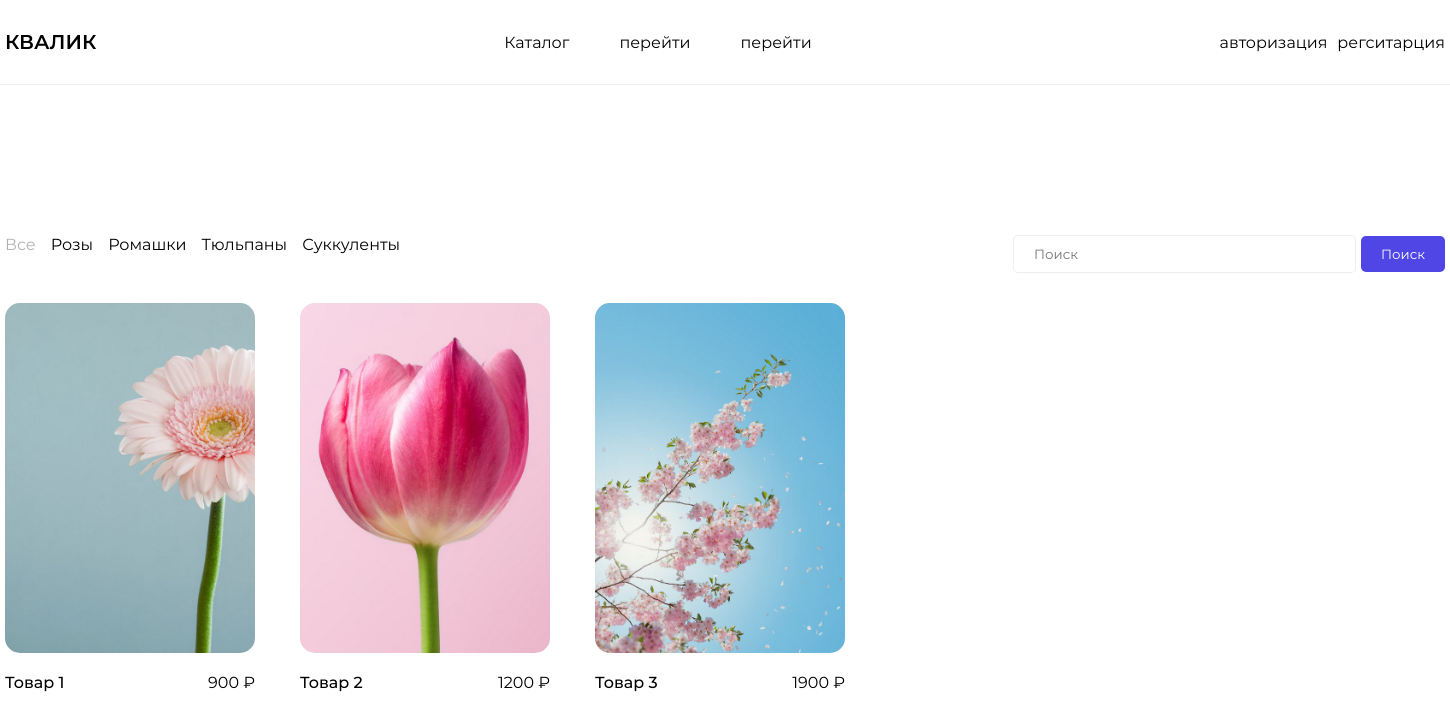
/?page=catalog, run on the app's committed database.
### tables this page shows
CREATE TABLE `categories` (
  `id` int NOT NULL,
  `name` varchar(255) NOT NULL
);

CREATE TABLE `products` (
  `id` int NOT NULL,
  `name` varchar(255) NOT NULL,
  `about` text NOT NULL,
  `price` varchar(255) NOT NULL,
  `img_path` text NOT NULL,
  `category_id` int NOT NULL
);

### assets/pages/catalog.php (the view, shortened to what this page needs)
<?
$cats = $database->query('SELECT * FROM `categories`')->fetchAll(2);
$products = $database->query('SELECT * FROM `products`')->fetchAll(2);
?>
<div class="container">
    <div class="catalog-container">
        <div class="filtration">
            <div class="categories">
                <a <? if (!isset($_GET['cat_id']))
                    echo 'class="cat-active"' ?> href="?page=catalog" class="cat">Все</a>
                <? foreach ($cats as $cat): ?>
                    <a <?
                    if (isset($_GET['cat_id']) and $_GET['cat_id'] == $cat['id'])
                        echo 'class="cat-active"' ?> href="?page=catalog&cat_id=<?= $cat['id']
                        ?>" class="cat"><?= $cat['name'] ?></a>
                <? endforeach; ?>
            </div>
            <form class="search" action="">
                <input name="search" class="input" placeholder="Поиск" type="text">
                <button style="margin: 0px" class="btn-primary">Поиск</button>
            </form>
        </div>
        <div class="product-container">
            <? if (!empty($products)): ?>
                <? foreach ($products as $product): ?>
                    <a href="?page=product&id=<?= $product['id'] ?>" class="product">
                        <img src="assets/public/<?= $product['img_path'] ?>" alt="">
                        <div class="product-title">
                            <span><?= $product['name']; ?></span>
                            <p><?= $product['price']; ?> ₽</p>
                        </div>
                    </a>
                <? endforeach; ?>
            <? else: ?>
                <p>Слажлеем, товары не найдены :(</p>
            <? endif; ?>
        </div>
    </div>
</div>

### index.php (shortened to what this page needs)
<?
include ('assets/database/database.php');
?>
<!DOCTYPE html>
<html lang="ru">
<head>
    <link rel="stylesheet" href="assets/css/style.css">
</head>
<body>
    <? include ('assets/inc/header.php') ?>
    <?
    if (isset($_GET['page'])) {
        switch ($_GET['page']) {
            case 'catalog';
                include ('assets/pages/catalog.php');
                break;
        }
    } else {
        include ('assets/pages/main.php');
    }
    ?>
</body>
</html>

### assets/inc/header.php (shortened to what this page needs)
<header>
    <div class="header-container">
        <a href="/" class="logo">КВАЛИК</a>
        <div class="header-nav">
            <a href="?page=catalog">Каталог</a>
            <a href="">перейти</a>
            <a href="">перейти</a>
        </div>
        <div class="header-icons">
            <? if (!isset($_SESSION['AUTH_ID'])): ?>
                <a href="?page=signin">авторизация</a>
                <a href="?page=signup">регситарция</a>
            <? endif; ?>
        </div>
    </div>
</header>

### assets/css/style.css (style rules this page uses)
* { margin: 0; padding: 0; list-style: none; box-sizing: border-box; transition: .2s; text-decoration: none; font-family: 'Regular'; }
a { color: #000; cursor: pointer; }
.container { width: 1440px; margin: 0 auto; }
.input { width: 100%; padding: 10px 20px; border-radius: 5px; border: 1px solid #eee; outline: none; background: #fff; }
.btn-primary { margin-top: 15px; width: fit-content; padding: 10px 20px; background: #4f46e5; color: #fff; border: 0; border-radius: 5px; cursor: pointer; font-weight: 500; }
header { width: 100%; border-bottom: 1px solid #eee; }
.header-container { width: 1440px; margin: 0 auto; display: flex; align-items: center; justify-content: space-between; padding: 30px 0px; }
.logo { font-family: "SemiBold"; font-size: 20px; color: #000; }
.header-nav { display: flex; gap: 50px; }
.header-icons { display: flex; gap: 10px; }
.search { display: flex; gap: 5px; width: 30%; align-items: center; }
.catalog-container { margin: 150px 0px; }
.categories { display: flex; gap: 15px; }
.filtration { display: flex; justify-content: space-between; margin-bottom: 30px; }
.cat-active { opacity: .3; }
.product { width: 300px; width: min-content; display: flex; flex-direction: column; height: min-content; }
.product-title { width: 250px; display: flex; justify-content: space-between; margin-top: 20px; align-items: center; }
.product-title span { font-family: 'Medium'; font-weight: 500; }
.product img { width: 250px; height: 350px; background: #00000010; border-radius: 15px; object-fit: cover; object-position: center; }
.product-container { display: flex; flex-wrap: wrap; gap: 45px; }

### data on the page
categories: name "Розы"
categories: name "Ромашки"
categories: name "Тюльпаны"
categories: name "Суккуленты"
products: img_path (picture), name "Товар 1", price "900"
products: img_path (picture), name "Товар 2", price "1200"
products: img_path (picture), name "Товар 3", price "1900"
